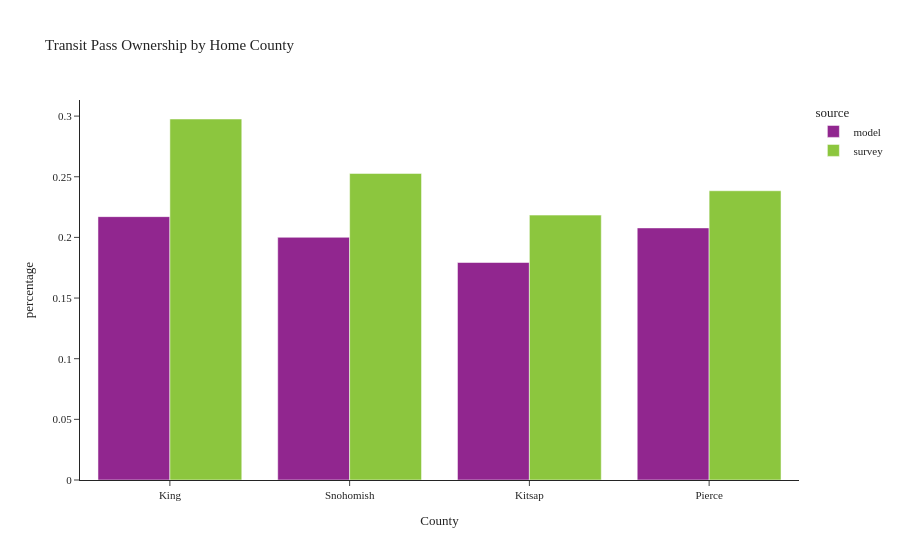

The cell this chart's notebook holds for it:
### Code cell
plot_transit_pass(person, 'CountyName', 'Home County', 'County')

### Figure 1 — Plotly figure (JSON) as saved in the notebook; plotly's stock layout.template omitted (floating-point values rounded to 4 significant figures)
{"data": [{"alignmentgroup": "True", "customdata": [[500234], [170363], [49329], [192354]], "hovertemplate": "source=model<br>CountyName=%{x}<br>percentage=%{y}<br>sample count=%{customdata[0]}<extra></extra>", "legendgroup": "model", "marker": {"color": "#91268F", "pattern": {"shape": ""}}, "name": "model", "offsetgroup": "model", "orientation": "v", "showlegend": true, "textposition": "auto", "type": "bar", "x": ["King", "Snohomish", "Kitsap", "Pierce"], "xaxis": "x", "y": [0.2171, 0.2001, 0.1793, 0.2078], "yaxis": "y"}, {"alignmentgroup": "True", "customdata": [[83], [172], [162], [1258]], "hovertemplate": "source=survey<br>CountyName=%{x}<br>percentage=%{y}<br>sample count=%{customdata[0]}<extra></extra>", "legendgroup": "survey", "marker": {"color": "#8CC63E", "pattern": {"shape": ""}}, "name": "survey", "offsetgroup": "survey", "orientation": "v", "showlegend": true, "textposition": "auto", "type": "bar", "x": ["Kitsap", "Pierce", "Snohomish", "King"], "xaxis": "x", "y": [0.2184, 0.2384, 0.2527, 0.2976], "yaxis": "y"}], "layout": {"barmode": "group", "legend": {"title": {"text": "source"}, "tracegroupgap": 0}, "title": {"text": "Transit Pass Ownership by Home County"}, "xaxis": {"anchor": "y", "domain": [0.0, 1.0], "title": {"text": "County"}}, "yaxis": {"anchor": "x", "domain": [0.0, 1.0], "title": {"text": "percentage"}}}}
